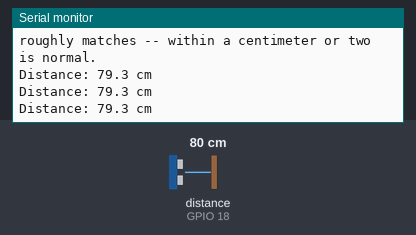
The sketch below on a simulated ESP32. Shown: the last lines printed to the serial monitor. Wiring (inferred from the names in the program): ultrasonic range finder: trigger GPIO 5; echo GPIO 18. Inputs (shaded band) come from the test bench; at power-on: distance to the obstacle (sensor on GPIO 18) 80 cm. The echo pulse lasts 58.3 µs per cm.

Above: at 1.7 s.
1.8 s: distance to the obstacle (sensor on GPIO 18) set to 2 cm
At 2.4 s:
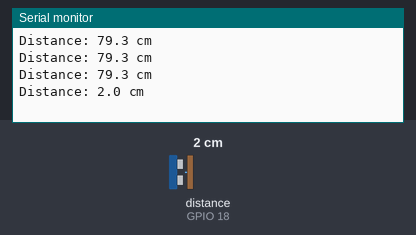
3.3 s: distance to the obstacle (sensor on GPIO 18) set to 4 cm
At 4.0 s:
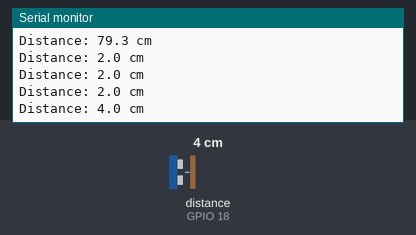
Timing chart, 0 to 6.3 s (numbered marks = the images above; inputs shaded):
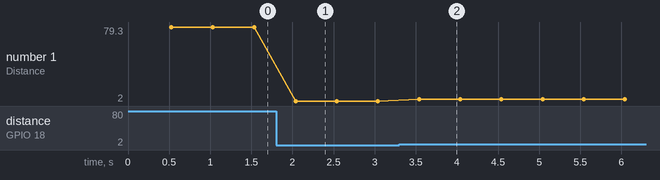

The sketch:

02_ultrasonic.ino
```cpp
// ============================================================================
// AquaGuard rebuild -- Step 2 of 7: Ultrasonic sensor ONLY (water level)
// ============================================================================
// No WiFi, no Firebase, no other sensors -- just this one part. Add the next
// sensor only after this one prints sane, stable distance numbers.
//
// WIRING (see hardware/Hardware_Wiring_Guide.pdf Part 3, Step 3.2 for the
// full writeup -- this is the same GPIO5/GPIO18 used there):
//   HC-SR04 VCC  -> ESP32 5V   (this sensor needs 5V, not 3.3V, to work reliably)
//   HC-SR04 GND  -> ESP32 GND
//   HC-SR04 TRIG -> ESP32 GPIO 5
//   HC-SR04 ECHO -> ESP32 GPIO 18   <-- THROUGH A VOLTAGE DIVIDER, see below
//
// !! SAFETY: do NOT wire ECHO straight to GPIO18 !!
// ECHO outputs a 5V pulse, but ESP32 GPIOs only tolerate 3.3V. Put a 1kOhm
// resistor in series between ECHO and GPIO18, then a 2kOhm resistor from
// that same GPIO18 point down to GND:
//
//   ECHO ---[1k]---+--- GPIO18
//                   |
//                 [2k]
//                   |
//                  GND
//
// This drops the 5V pulse to roughly 3.3V before it reaches the ESP32.
// ============================================================================

#define TRIG_PIN 5
#define ECHO_PIN 18

const unsigned long ECHO_TIMEOUT_US = 30000;  // ~30ms round trip == ~5m max range

void setup() {
  Serial.begin(115200);
  delay(500);

  pinMode(TRIG_PIN, OUTPUT);
  pinMode(ECHO_PIN, INPUT);
  digitalWrite(TRIG_PIN, LOW);

  Serial.println();
  Serial.println("=== AquaGuard rebuild: Step 2 - Ultrasonic sensor standalone test ===");
  Serial.println("Reading distance once per second.");
  Serial.println("Sanity check: hold a hand/object at a KNOWN distance (use a ruler or");
  Serial.println("tape measure) directly in front of the sensor and confirm the reading");
  Serial.println("roughly matches -- within a centimeter or two is normal.");
  Serial.println();
}

// Returns distance in cm, or -1 if no echo was received (out of range,
// nothing to reflect off, or a wiring problem).
float readDistanceCm() {
  digitalWrite(TRIG_PIN, LOW);
  delayMicroseconds(2);
  digitalWrite(TRIG_PIN, HIGH);
  delayMicroseconds(10);
  digitalWrite(TRIG_PIN, LOW);

  long duration = pulseIn(ECHO_PIN, HIGH, ECHO_TIMEOUT_US);
  if (duration == 0) {
    return -1;
  }
  return duration * 0.034 / 2.0;  // speed of sound ~0.034 cm/us, round trip halved
}

void loop() {
  float distance = readDistanceCm();

  if (distance < 0) {
    Serial.println("No echo received -- object may be out of range (>~4-5m),");
    Serial.println("angled away from the sensor, or check the TRIG/ECHO wiring.");
  } else {
    Serial.print("Distance: ");
    Serial.print(distance, 1);
    Serial.println(" cm");
  }

  delay(500);
}
```

Measured:
- after the input at 1.8 s, the serial monitor: prints a new line after 0.24 s (image 1)
- after the input at 3.3 s, the serial monitor: prints a new line after 0.24 s (image 2)
- plotted number 1: 2 → 4 after the input at 3.3 s
